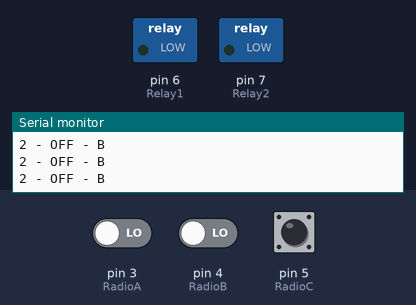
The sketch below on a simulated Arduino Uno, built with avr-gcc and run on an emulated ATmega328P. Shown: switched loads named in the sketch (green lamp = pin HIGH), the last lines printed to the serial monitor. The test bench sets the inputs (shaded band); at power-on: pin 3 (RadioA) LOW, pin 5 (RadioC) LOW, pin 4 (RadioB) LOW.

Above: at 1.2 s.
1.3 s: pin 3 (RadioA) driven HIGH
At 1.7 s:
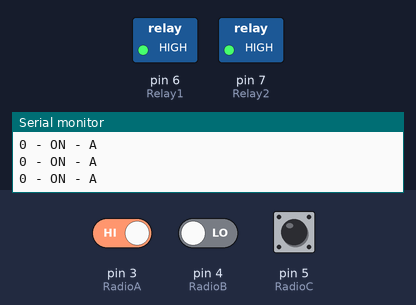
2.8 s: pin 5 (RadioC) driven HIGH
At 3.2 s:
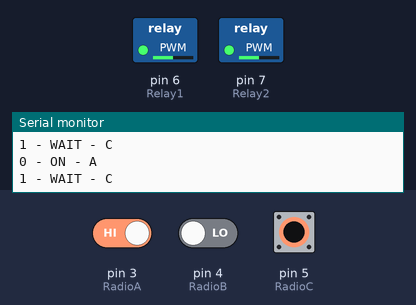
5.8 s: pin 5 (RadioC) driven LOW
At 6.6 s:
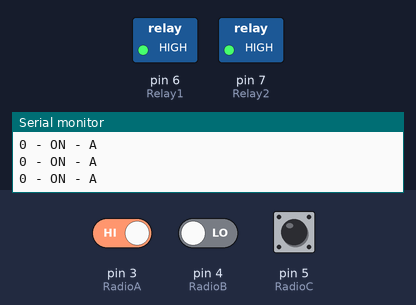
7.3 s: pin 4 (RadioB) driven HIGH
10.3 s: pin 4 (RadioB) driven LOW
11.8 s: pin 5 (RadioC) pulsed HIGH 5 times (0.12 s each, 0.3 s apart)
At 12.05 s:
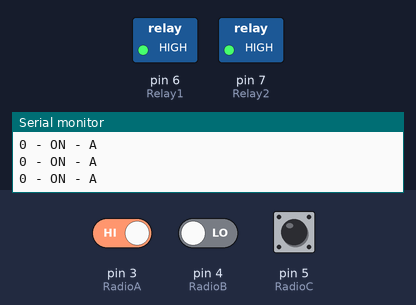
Timing chart, 0 to 14.8 s (numbered marks = the images above; inputs shaded):
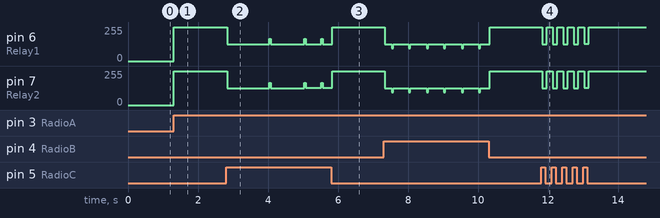

Measured:
- after the input at 1.3 s, pin 6 (Relay1), pin 7 (Relay2): 0/255 → 255/255 at once
- after the input at 2.8 s, pin 6 (Relay1): 255/255 → 127/255 at once; pin 7 (Relay2): 255/255 → 127/255 at once, → 128/255 2.2 s later
- after the input at 5.8 s, pin 6 (Relay1): 127/255 → 255/255 at once; pin 7 (Relay2): 128/255 → 255/255 at once
- after the input at 11.8 s, pin 6 (Relay1): 255/255 → 127/255 at once, → 255/255 0.12 s later, → 127/255 0.18 s later, → 255/255 0.12 s later, … (10 changes in this stretch); pin 7 (Relay2): 255/255 → 127/255 at once, → 255/255 0.12 s later, → 127/255 0.18 s later, → 255/255 0.12 s later, … (10 changes in this stretch)

The sketch:

SmartRoom.ino
```cpp
const bool ON = true;
const bool OFF = false;

const int MovingSensor = 2;
const int RadioA = 3;
const int RadioB = 4;
const int RadioC = 5;
const int Relay1 = 6;
const int Relay2 = 7;

int MODE = 2; /*
  0 - ON --- A
  1 - WAIT - C
  2 - OFF -- B
*/

bool Rel = false;

void setup(){
  pinMode(MovingSensor, INPUT);
  pinMode(RadioA, INPUT);
  pinMode(RadioB, INPUT);
  pinMode(RadioC, INPUT);
  pinMode(Relay1, OUTPUT);
  pinMode(Relay2, OUTPUT);

  Serial.begin(9600);
}

void loop(){
  switch(MODE){
    case 0:
      // On light
      SetRelays(ON);
      if(digitalRead(RadioB)){
        MODE = 2;
      }
      if(digitalRead(RadioC)){
        MODE = 1;
      }
      break;
     case 1:
      // Off light, but waiting to on
      SetRelays(OFF);
      if(digitalRead(RadioA) || digitalRead(MovingSensor)){
        MODE = 0;
      }
      if(digitalRead(RadioB)){
        MODE = 2;
      }
      break;
     case 2:
      // Off light
      SetRelays(OFF);
      if(digitalRead(RadioA)){
        MODE = 0;
      }
      if(digitalRead(RadioC)){
        MODE = 1;
      }
      break;
  }

  if(millis() % 500 == 0){
    if(MODE == 0) Serial.println("0 - ON - A");
    if(MODE == 1) Serial.println("1 - WAIT - C");
    if(MODE == 2) Serial.println("2 - OFF - B");
  }
}
void SetRelays(bool pos){
  if(Rel != pos){
    Rel = pos;
    if(Rel){
      digitalWrite(Relay1, HIGH);
      digitalWrite(Relay2, HIGH);
    } else {
      digitalWrite(Relay1, LOW);
      digitalWrite(Relay2, LOW);
    }
  }
}
//ToDo: Add buzzer
```
